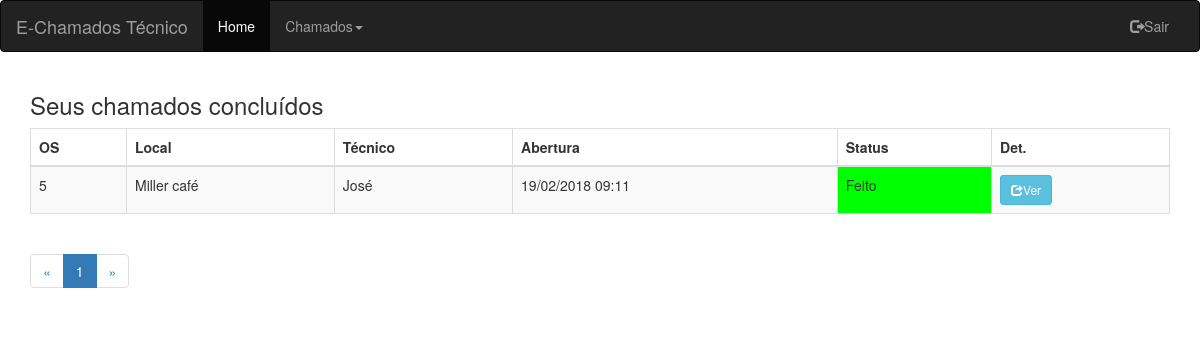
The app's page /E-Chamados/Tecnico/Chamados_concluidos_tec.php (signed in) with its own data.
### tables this page shows
CREATE TABLE `chamados1` (
  `contador` int(255) NOT NULL,
  `Local` varchar(255) NOT NULL,
  `DataHora` varchar(150) NOT NULL,
  `Técnico` varchar(255) NOT NULL,
  `Status` varchar(50) DEFAULT NULL,
  `servico` varchar(600) DEFAULT NULL,
  `serviexecu` varchar(200) NOT NULL,
  `DataHoraAber` varchar(20) NOT NULL,
  `DataHoraFim` varchar(20) NOT NULL
);

### E-Chamados/Tecnico/Chamados_concluidos_tec.php (the view, shortened to what this page needs)
<?php
include("conexao.php");
$itens_por_pagina = 10;
$pagina = intval($_GET['pagina']);
$tecnico = $_SESSION['sess_username'];
$item = $pagina * $itens_por_pagina;
$sql_code = "select contador,Local, Técnico, DataHora,Status,servico from chamados1 WHERE Status='Feito' AND Técnico='$tecnico'  ORDER BY contador DESC LIMIT $item, $itens_por_pagina";
$execute = $conn->query($sql_code) or die($conn->error);
$produto = $execute->fetch_assoc();
$num = $execute->num_rows;
$num_total = $conn->query("select contador,Local, Técnico, DataHora,Status,servico from chamados1 WHERE Status='Feito' AND Técnico='$tecnico'")->num_rows;
$num_paginas = ceil($num_total/$itens_por_pagina);
?>
<!DOCTYPE html>
<html lang="en">
<head>
  <link rel="stylesheet" href="https://maxcdn.bootstrapcdn.com/bootstrap/3.3.7/css/bootstrap.min.css">
 </head>
<body>
<nav class="navbar navbar-inverse">
  <div class="container-fluid">
    <div class="navbar-header">
      <a class="navbar-brand" href="#">E-Chamados Técnico</a>
    </div>
    <div class="collapse navbar-collapse" id="myNavbar">
      <ul class="nav navbar-nav">
        <li class="active"><a href="Tecnico-Home.php">Home</a></li>
        <li>
          <a class="dropdown-toggle" data-toggle="dropdown" href="#">Chamados<span class="caret"></span></a>
        </li>
      </ul>
      <ul class="nav navbar-nav navbar-right">
        <li><a href="logout.php"><span class="glyphicon glyphicon-log-out"></span>Sair</a></li>
      </ul>
    </div>
  </div>
</nav>
<div class="container">
  <h3>Seus chamados concluídos</h3>
  <table class="table table-striped table table-bordered">
   <?php if($num > 0){ ?>
				 <thead>
						<tr>
							<th>OS</th>
							<th>Local</th>
							<th>Técnico</th>
							<th>Abertura</th>
							<th>Status</th>
							<th>Det.</th>
						</tr>
					</thead>
					<tbody>
						<?php do{ ?>
						<tr>
						     <td><?php echo $produto['contador'];?></td>
							<td><?php echo $produto['Local'];?></td>
							<td><?php echo $produto['Técnico']; ?></td>
							<td><?php echo $produto['DataHora']; ?></td>
							<?php if ($produto['Status']=="Aberto"){?>
								<td style="background-color:#F00;"> <?php echo $produto['Status']; ?></td>
								<?php }
							 elseif ($produto['Status']=="Feito") {?>
								<td style="background-color:#0F0;"> <?php echo $produto['Status']; ?></td>
							<?php } ?>
						<td>  <a class="btn btn-info btn-sm" href="ver-1chamado-tecnico.php?chamado=<?php echo $produto['contador'];?>"data-toggle="tooltip" title="Detalhes"><span class="glyphicon glyphicon-share"></span>Ver</button></td>
						    </tr>
						<?php } while($produto = $execute->fetch_assoc()); ?>
					</tbody>
  </table>
  <nav>
   <ul class="pagination">
				    <li>
				      <a href="Chamados_concluidos_tec.php?pagina=0" aria-label="Previous">
				        <span aria-hidden="true">&laquo;</span>
				      </a>
				    </li>
				    <?php
				    for($i=0;$i<$num_paginas;$i++){
				    $estilo = "";
				    if($pagina == $i)
				    	$estilo = "class=\"active\"";
				    ?>
				    <li <?php echo $estilo; ?> ><a href="Chamados_concluidos_tec.php?pagina=<?php echo $i; ?>"><?php echo $i+1; ?></a></li>
					<?php } ?>
				    <li>
				      <a href="Chamados_concluidos_tec.php?pagina=<?php echo $num_paginas-1; ?>" aria-label="Next">
				        <span aria-hidden="true">&raquo;</span>
				      </a>
				    </li>
				  </ul>
				</nav>
  				<?php } ?>
</div>
	   <link rel="stylesheet" href="https://maxcdn.bootstrapcdn.com/bootstrap/3.3.7/css/bootstrap.min.css">
</body>
</html>

### records on screen
chamados1: contador "5", Local "Miller café", Técnico "José", DataHora "19/02/2018 09:11", Status "Feito"
